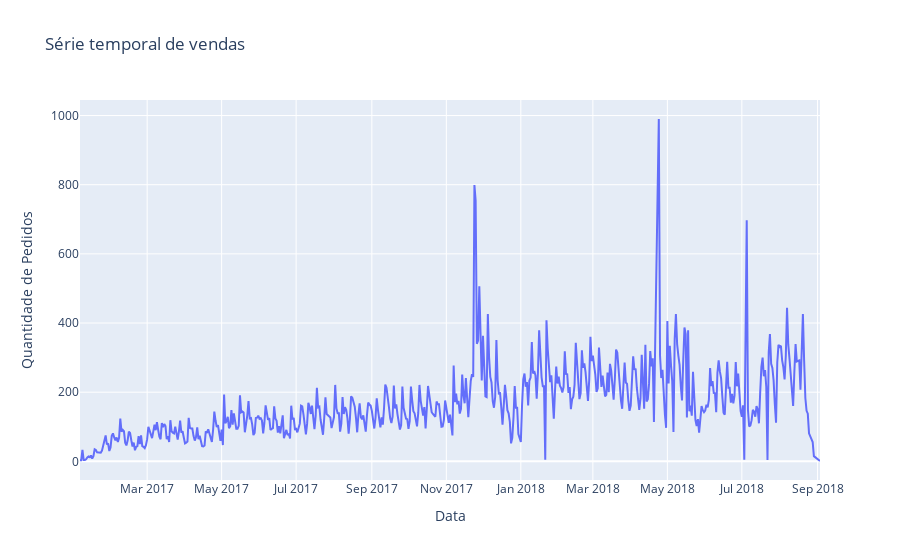

Notebook code cell kept with this figure:
### Markdown cell above
## 📈 Série temporal de vendas

Os dados parecem irregulares com uma quebra no padrão sazonal semanal depois '2018-08-25, o padrão é os pedidos ficarem dentro da semana em uma queda de 5 dias e depois uma alta abrupta. Depois dessa data os pedidos entram em um queda de mais de 10 dias. Por conta disso decidi extrair eles da modelagem por conta da possibilidade de dados incompletos. Nesse caso é interessante ver com o cliente e auditar a base de dados.

### Code cell
px.line(orders_daily,
        y='Qt_Pedidos',
        #x='date',
        title="Série temporal de vendas",
        labels={"ds": "Data", "Qt_Pedidos": "Quantidade de Pedidos"}
        ).show()

### Figure 1 — Plotly figure (JSON) as saved in the notebook; plotly's stock layout.template omitted (floating-point values rounded to 4 significant figures; data arrays with more than 128 entries replaced by an {"elided": "..."} marker saying what was removed)
{"data": [{"hovertemplate": "Data=%{x}<br>Quantidade de Pedidos=%{y}<extra></extra>", "legendgroup": "", "line": {"color": "#636efa", "dash": "solid"}, "marker": {"symbol": "circle"}, "mode": "lines", "name": "", "orientation": "v", "showlegend": false, "type": "scatter", "x": {"elided": "607 str values"}, "xaxis": "x", "y": {"elided": "607 float values"}, "yaxis": "y"}], "layout": {"legend": {"tracegroupgap": 0}, "title": {"text": "Série temporal de vendas"}, "xaxis": {"anchor": "y", "domain": [0, 1], "title": {"text": "Data"}}, "yaxis": {"anchor": "x", "domain": [0, 1], "title": {"text": "Quantidade de Pedidos"}}}}
